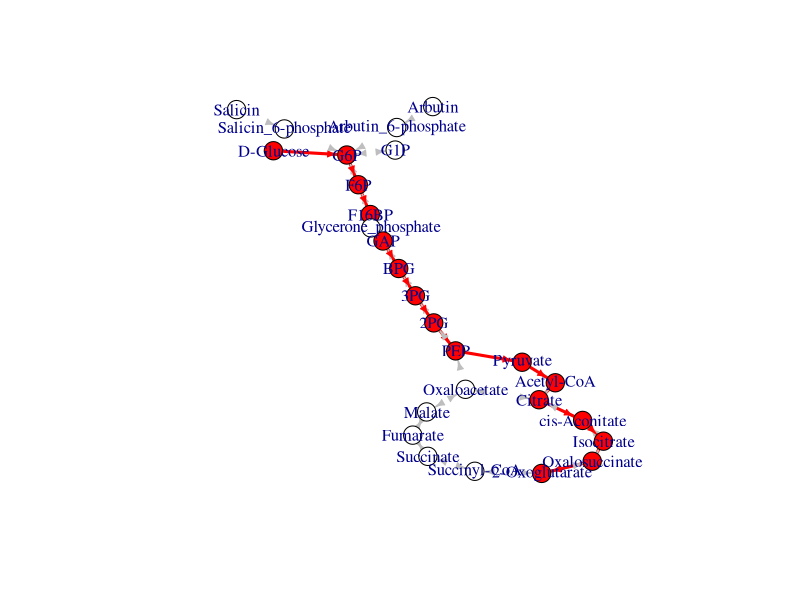

Here is the R script that generated this plot:
## ---- chunk 1
# igraphパッケージの読み込み
library(igraph)
## ---- chunk 2
d <- read.table("../data/eco_EM+TCA.txt")
# 有向ネットワークで読み込む
g <- graph.data.frame(d, directed=T)
# 多重エッジや自己ループを削除する。
g <- simplify(g, remove.multiple=T, remove.loops=T)
## ---- chunk 3
paths <- all_shortest_paths(g, "D-Glucose","2-Oxoglutarate",mode="out")
## ---- chunk 4
V(g)[paths$res[[1]]]
## ---- chunk 5
E(g, path=paths$res[[1]])
## ---- chunk 6
# エッジを全部灰色にする
E(g)$color <- "grey"
# 最短経路に含まれるエッジを赤色にする。
E(g, path=paths$res[[1]])$color <- "red"
# 最短経路に含まれるエッジを太くする。
E(g,path=paths$res[[1]])$width <- 3

plot(g,
     vertex.label=V(g)$name,
     # 最短経路に含まれるノードは赤，そうでないものは白にする。
     vertex.color=c("red","white")[ifelse(V(g)$name %in% V(g)[paths$res[[1]]]$name,1,2)],
     vertex.size=10,
     edge.arrow.size=0.5
     )
